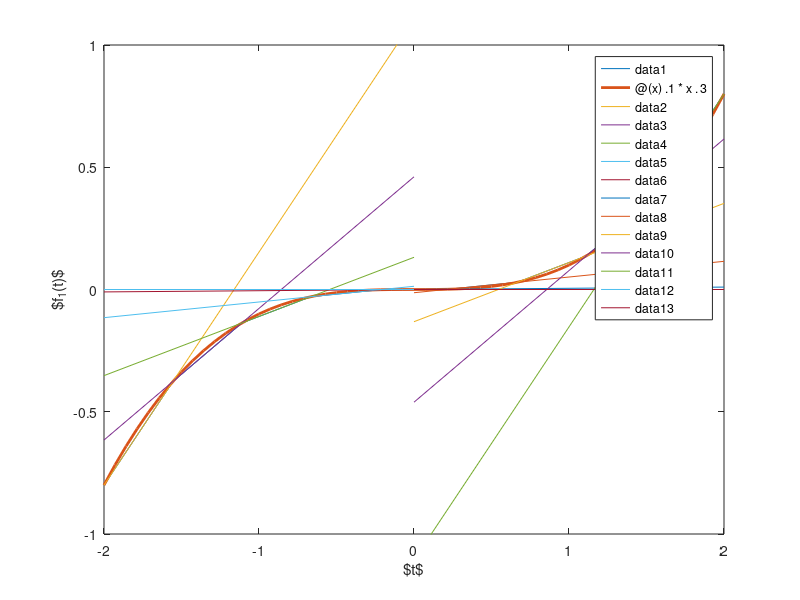
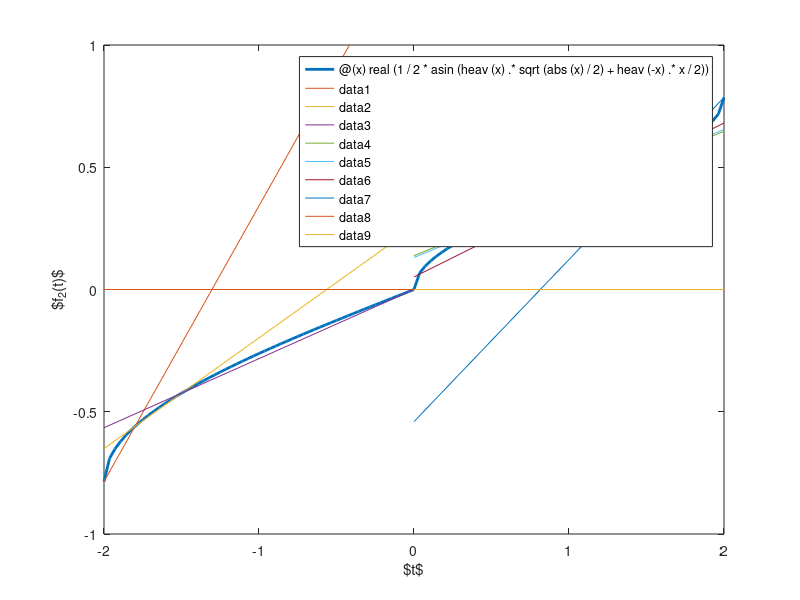

Write MATLAB code to recreate these figures, in order. (Note: this script raises an error after producing the figures.)
clear 
close all

n = 10;
R = linspace(-2,2,n);
Y = R.^3*.1;

d = (R(end)-R(1))/(n-1);

m = diff(Y)/d;
b = Y(2:end)-m.*R(2:end);

figure(1)
plot(R,R.^3*.1);
hold('on');
fplot(@(x).1*x.^3,[R(1),R(end)],'linewidth',2);
for i = 1:5
    plot([-2,0],m(i)*[-2,0]+b(i))
end
for i = 5:9
    plot([0,2],m(i)*[0,2]+b(i))
end
plot([-2,0],[0,0],[0,2],[0,0])
hold off
ylim([-1,1])
xlabel('$t$')
ylabel('$f_1(t)$')

% Z = exp(-R/4)-1;
% 
% M = zeros(size(Z));
% M(1:5) = diff(Z(1:6))/d;
% B = zeros(size(Z));
% B(1:5) = Z(2:6)-M(1:5).*R(2:6);
% M(6:end) = -1/4*exp(-R(6:end)/4);
% B(6:end) = Z(6:end)-M(6:end).*R(6:end);
% 
% 
% figure(2)
% fplot(@(x)exp(-x/4)-1,[-2,2],'linewidth',2)
% hold on
% for i = 1:5
%     plot([-2,0],M(i)*[-2,0]+B(i))
% end
% for i = 6:10
%     plot([0,2],M(i)*[0,2]+B(i))
% end
% hold off

heav = @(t)(1+sign(t))/2;
be = @(t)1/2*asin(sqrt(abs(t)/2))-t;

R = [-2,-1.8,-1.5,0,.7,1,1.5,1.7,2];

Z = real(1/2*asin(heav(R).*sqrt(abs(R)/2) + heav(-R).*R/2));
M = diff(Z)./diff(R);
B = Z(1:end-1)-M.*R(1:end-1);
% M(1:3) = diff(Z(1:4))./diff(R(1:4));
% B(1:3) = Z(1:3)-M(1:3).*R(1:3);
% M(4:9) = 1./(4*sqrt(-(R(4:end-1)+diff(R(4:end))/2-4).*(R(4:end-1)+diff(R(4:end))/2)));
% B(4:9) = 1/2*asin(sqrt(abs(R(4:end-1)+diff(R(4:end))/2)/2) )-(R(4:end-1)+diff(R(4:end))/2).*M(4:end);

figure(2)
fplot(@(x)real(1/2*asin(heav(x).*sqrt(abs(x)/2) + heav(-x).*x/2)),[-2,2],'linewidth',2)
hold('on');
for i = 1:3
    plot([-2,0],M(i)*[-2,0]+B(i))
end
for i = 5:8
    plot([0,2],M(i)*[0,2]+B(i))
end
plot([-2,0],[0,0],[0,2],[0,0])
hold off
ylim([-1,1])
xlabel('$t$')
ylabel('$f_2(t)$')

M1 = [0,0;kron(m(5:end)',[1/2,1])];
B1 = [0;b(5:end)'];
M2 = [0,0;kron(M(5:end)',[1,-1/2])];
B2 = [0;B(5:end)'];
M3 = [0,0;kron(-m(1:5)',[1/2,1])];
B3 = [0;-b(1:5)'];
M4 = [0,0;kron(-M(1:3)',[1,-1/2])];
B4 = [0;-B(1:3)'];

Q = -blkdiag(ones(size(B1)),ones(size(B2)),ones(size(B3)),ones(size(B4)));

T = [1,0,0,0;
    0,1,0,0;
    1,0,0,0;
    0,0,0,-1;
    0,0,-1,0;
    0,1,0,0;
    0,0,-1,0;
    0,0,0,-1];
L = [1,1;-1,1;1,-1;-1,-1];
l = ones(4,1)*2;

D = zeros(4,4,4);
D(:,:,1) = kron(eye(4),L(1,:))*T;
D(:,:,2) = kron(eye(4),L(2,:))*T;
D(:,:,3) = kron(eye(4),L(3,:))*T;
D(:,:,4) = kron(eye(4),L(4,:))*T;

% A = [.2,.3;-.3,.2];


    Aineq = [zeros(16,2),kron(eye(4),-ones(4,1)),[D(:,:,1);D(:,:,2);D(:,:,3);D(:,:,4)];...
            [M1;M2;M3;M4],zeros(size(Q,1),4),Q;...
            L,diag([1,1,1,1]),zeros(4)];

    bineq = [zeros(16,1);-[B1;B2;B3;B4];l];

    [VAU,t] = LRS(struct('rep','H','Aineq',Aineq,'bineq',bineq));

    VV = bigVReduce(VAU(logical(t),1:2));
    vv = zeros(size(VV,1)*4,2);
    fv = zeros(size(VV));
    for i = 1:size(VV,1)
        x = VV(i,:)';
        t = [max(M1*x+B1),max(M2*x+B2),max(M3*x+B3),max(M4*x+B4)]';
        ValidateF(x,t);
        dx = reshape(T*t,2,4)+repmat(x,1,4);
        vv((4*i-3):4*i,:) = dx';
        fprintf('\\draw[cyan] (%8.4f,%8.4f) -- (%8.4f,%8.4f) -- (%8.4f,%8.4f) -- (%8.4f,%8.4f) -- cycle;\n',...
            dx(1),dx(2),dx(3),dx(4),dx(7),dx(8),dx(5),dx(6));
        r = [1,-1/2]*x;
        dx = [([1/2,1]*x)^3/10;
            real(1/2*asin(heav(r).*sqrt(abs(r)/2) + heav(-r).*r/2))];
        fv(i,:) = VV(i,:)+dx';
    end
    
    k = convhull(VV(:,1),VV(:,2));
    s = [1/2,1;1,-1/2];
    achs = s*[eye(2),-eye(2)]*(sqrt(2)*1.1);
    
    figure(10)
    plot(VV(k,1),VV(k,2),...
        VV(:,1),VV(:,2),'x',...
        vv(:,1),vv(:,2),'o',...
        2*[1,0,-1,0,1],[0,1,0,-1,0]*2,...
        fv(:,1),fv(:,2),'x',...
        achs(1,[1,3]),achs(2,[1,3]),'-.',...
        achs(1,[2,4]),achs(2,[2,4]),'-.')
xlabel('$x_1$');
ylabel('$x_2$');

% fprintf('\n');
% for i = 1:size(vv,1)
%     fprintf('%8.4f/%8.4f,',vv(i,1),vv(i,2));
% end
% fprintf('\n');
Vn = [];
for i = 1:4
    IDX = false(4,1);
    IDX(i) = true;
    Aineq = [zeros(4,2),-ones(4,1),D(:,:,i);...
            [M1;M2;M3;M4],zeros(size(Q,1),1),Q;...
            kron(L,ones(4,1)),zeros(16,1),[D(:,:,1);D(:,:,2);D(:,:,3);D(:,:,4)]];
	bineq = [zeros(4,1);-B1;-B2;-B3;-B4;kron(l,ones(4,1))];
    Aeq = [L(IDX,:),1,zeros(1,4)];
    beq = l(IDX);
    [V,t] = LRS(struct('rep','H','Aineq',Aineq,'bineq',bineq,'Aeq',Aeq,'beq',beq));
    Vn = [Vn;bigVReduce(V(logical(t),1:2))];
end